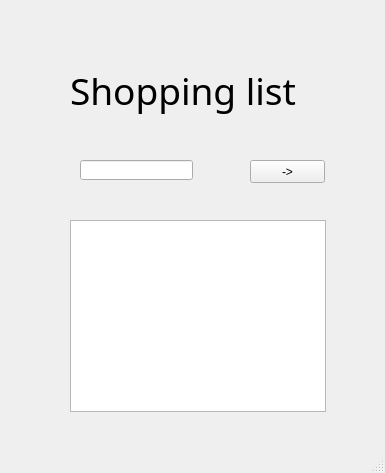
<?xml version="1.0" encoding="UTF-8"?>
<ui version="4.0">
 <class>MainWindow</class>
 <widget class="QMainWindow" name="MainWindow">
  <property name="geometry">
   <rect>
    <x>0</x>
    <y>0</y>
    <width>385</width>
    <height>473</height>
   </rect>
  </property>
  <property name="windowTitle">
   <string>MainWindow</string>
  </property>
  <widget class="QWidget" name="centralwidget">
   <widget class="QLabel" name="label">
    <property name="geometry">
     <rect>
      <x>70</x>
      <y>50</y>
      <width>251</width>
      <height>81</height>
     </rect>
    </property>
    <property name="font">
     <font>
      <family>Adobe 宋体 Std L</family>
      <pointsize>28</pointsize>
     </font>
    </property>
    <property name="contextMenuPolicy">
     <enum>Qt::PreventContextMenu</enum>
    </property>
    <property name="text">
     <string>Shopping list</string>
    </property>
   </widget>
   <widget class="QPushButton" name="pushButton">
    <property name="geometry">
     <rect>
      <x>250</x>
      <y>160</y>
      <width>75</width>
      <height>23</height>
     </rect>
    </property>
    <property name="text">
     <string>-&gt;</string>
    </property>
   </widget>
   <widget class="QLineEdit" name="lineEdit">
    <property name="geometry">
     <rect>
      <x>80</x>
      <y>160</y>
      <width>113</width>
      <height>20</height>
     </rect>
    </property>
   </widget>
   <widget class="QListWidget" name="listWidget">
    <property name="geometry">
     <rect>
      <x>70</x>
      <y>220</y>
      <width>256</width>
      <height>192</height>
     </rect>
    </property>
   </widget>
  </widget>
  <widget class="QStatusBar" name="statusbar"/>
 </widget>
 <resources/>
 <connections/>
</ui>
